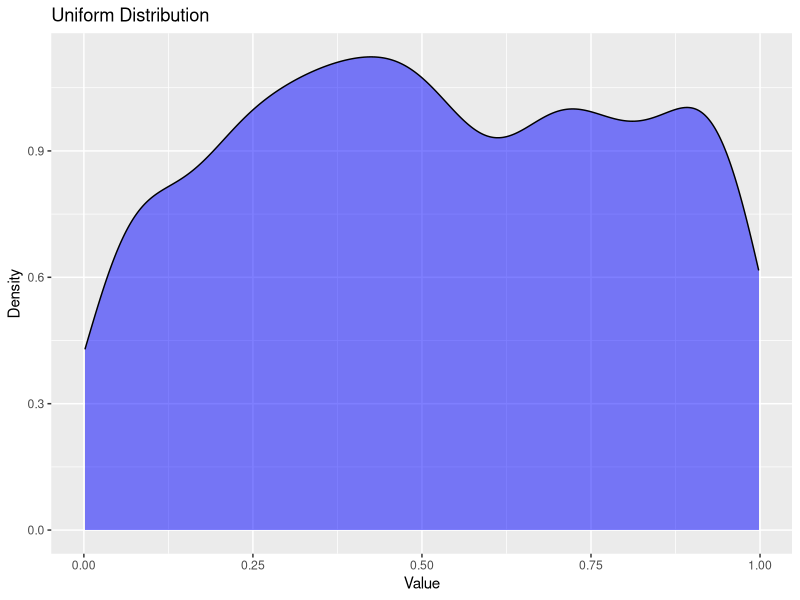
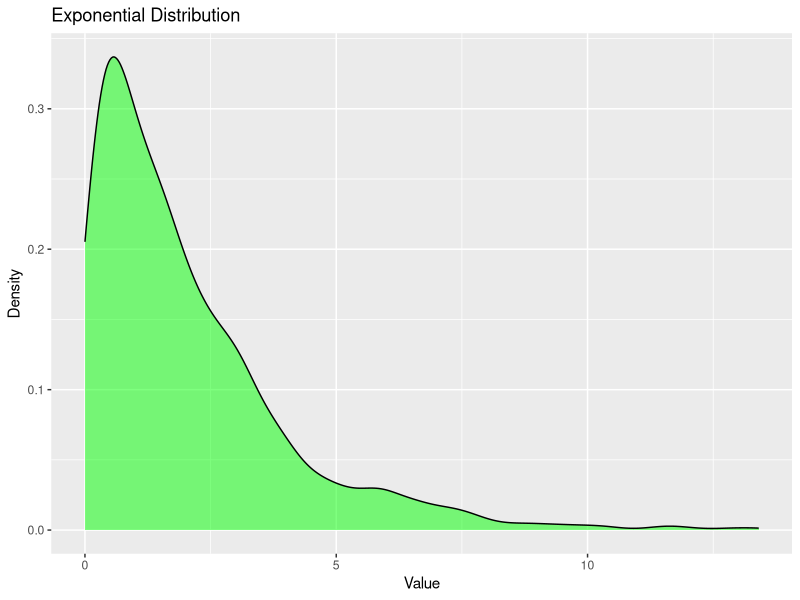
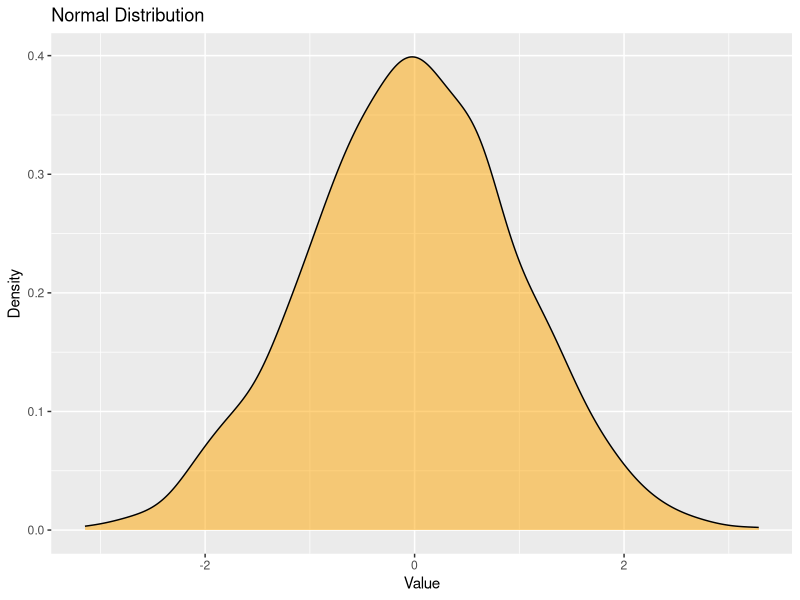

Source code (R) for these figures, in order:
# Load necessary libraries

library(ggplot2)


# Simulate Uniform distribution

uniform_data <- runif(1000, min = 0, max = 1)


# Simulate Exponential distribution

exponential_data <- rexp(1000, rate = 0.5)


# Simulate Normal distribution

normal_data <- rnorm(1000, mean = 0, sd = 1)


# Plot density plots

ggplot(data.frame(x = uniform_data), aes(x = x)) +
  
  geom_density(fill = "blue", alpha = 0.5) +
  
  labs(title = "Uniform Distribution", x = "Value", y = "Density")


ggplot(data.frame(x = exponential_data), aes(x = x)) +
  
  geom_density(fill = "green", alpha = 0.5) +
  
  labs(title = "Exponential Distribution", x = "Value", y = "Density")


ggplot(data.frame(x = normal_data), aes(x = x)) +
  
  geom_density(fill = "orange", alpha = 0.5) +
  
  labs(title = "Normal Distribution", x = "Value", y = "Density")